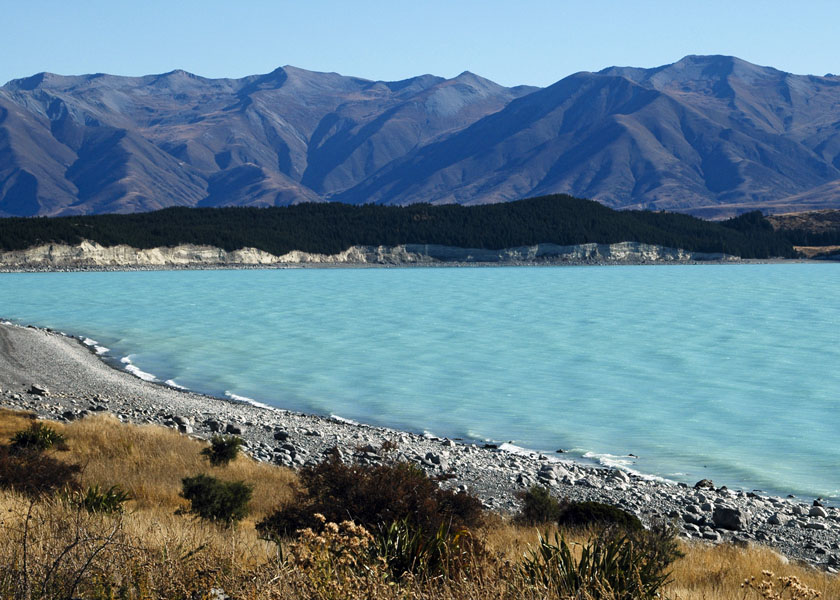
#> input picture Images/New_Zealand_Lake.jpg, 840 x 600 px, given in place of the camera
$ python opencv_ms_objectracking_colorspaces.py
#> lines starting #> are read from the running program, lines starting #| are printed output that depends on the picture; after the words box and inside, x2 and y2 are one past the last pixel; in counts of white or black regions, pixels touching at a corner belong together
import cv2
import numpy as np

cap = cv2.VideoCapture(0)

while(1):
    # Take each frame
    _, frame = cap.read()
#> frame is the input picture: shape (600, 840, 3); mean B, G, R 140.2, 126.7, 100.9
    fps = cap.get(cv2.CAP_PROP_FPS)

    cv2.putText(frame, str(fps), (7, 70), cv2.FONT_HERSHEY_COMPLEX,
                3, (100, 255, 0), 3, cv2.LINE_AA)
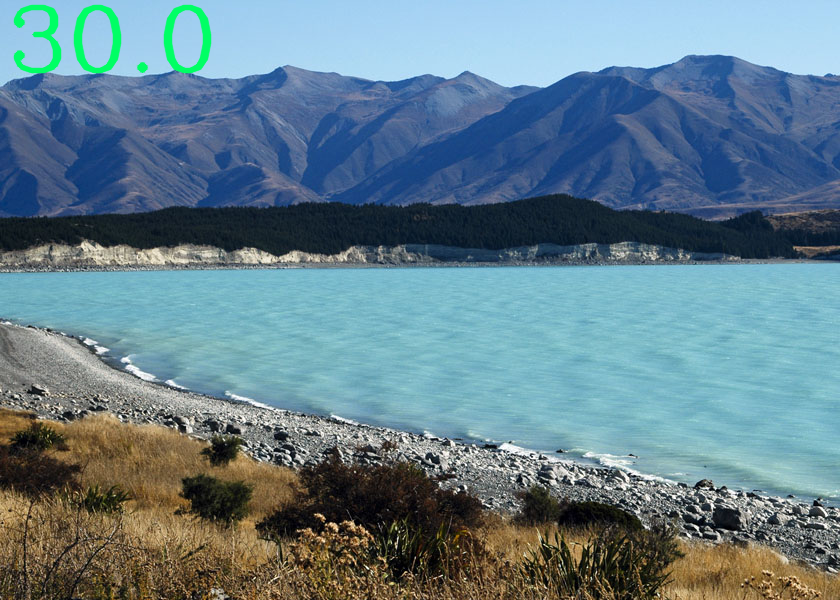
#> frame: shape (600, 840, 3); 0.89% of pixels changed, all inside (x1, y1, x2, y2) = (13, 4, 212, 74)

    orange = np.uint8([[[0, 215, 255]]])
    orange_hsv = cv2.cvtColor(orange, cv2.COLOR_BGR2HSV)

    # Convert BGR to HSV
    hsv = cv2.cvtColor(frame, cv2.COLOR_BGR2HSV)
#> hsv: shape (600, 840, 3); mean H, S, V 82, 106.7, 149.5

    # define range of blue color in HSV
    lower_color = np.array([10, 80, 200])
    upper_color = np.array([60, 255, 255])

    # Threshold the HSV image to get only blue colors
    mask = cv2.inRange(hsv, lower_color, upper_color)
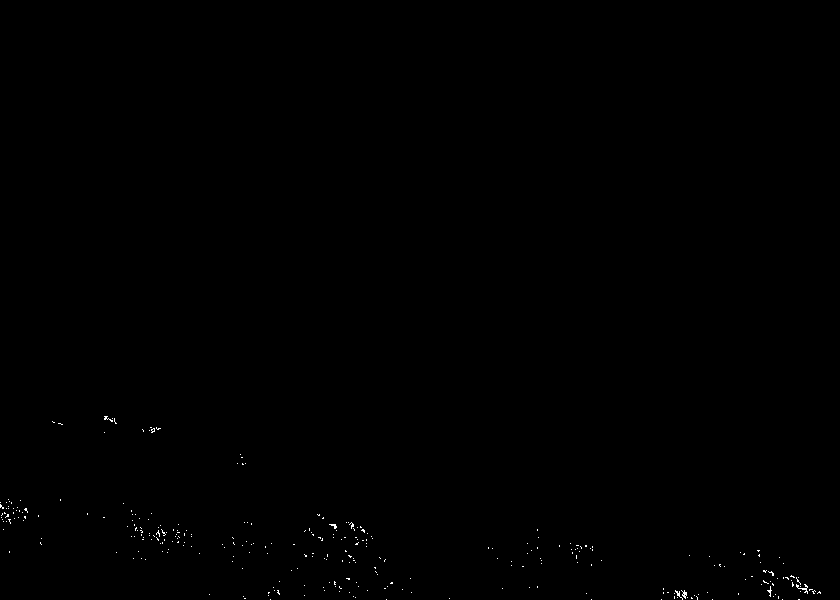
#> mask: shape (600, 840); 0.16% white in thin lines or dots, all inside (x1, y1, x2, y2) = (0, 416, 821, 600)

    # Bitwise-AND mask and original image
    res = cv2.bitwise_and(frame, frame, mask=mask)
    cv2.imshow('frame', frame)
    cv2.imshow('mask', mask)
    cv2.imshow('res', res)

    k = cv2.waitKey(5) & 0xFF
#> (key Esc is pressed here)
    if k == 27:
        break

cv2.destroyAllWindows()

$ run again, on Images/canada.jpg
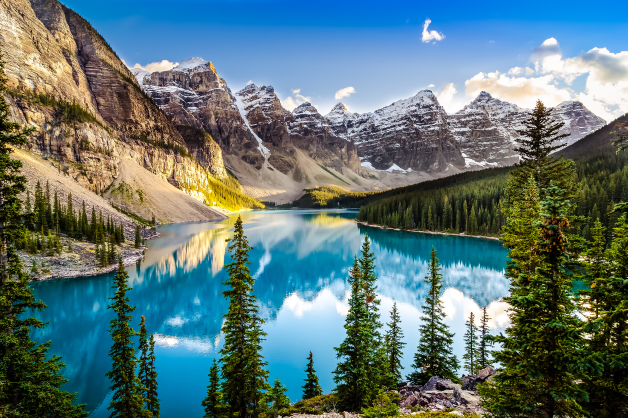
#> input picture Images/canada.jpg, 1255 x 835 px, given in place of the camera (shown at 1/2 size)
#> frame is the input picture: shape (835, 1255, 3); mean B, G, R 117.8, 117.8, 93.7
#> frame: shape (835, 1255, 3); 0.43% of pixels changed, all inside (x1, y1, x2, y2) = (13, 4, 212, 74)
#> hsv: shape (835, 1255, 3); mean H, S, V 66.5, 138.4, 141.5
#> `mask = cv2.inRange(hsv, lower_color, upper_color)`:
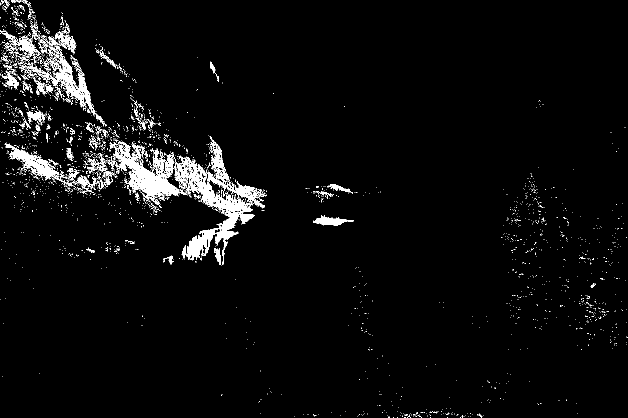
#> mask: shape (835, 1255) (shown at 1/2 size); 3.7% white; 2655 white regions (2547 under 20 px), largest, box (x1, y1, x2, y2) and area: (219, 272, 530, 521) 16658, (38, 52, 190, 231) 3931, (9, 287, 132, 371) 2181
#> `res = cv2.bitwise_and(frame, frame, mask=mask)`:
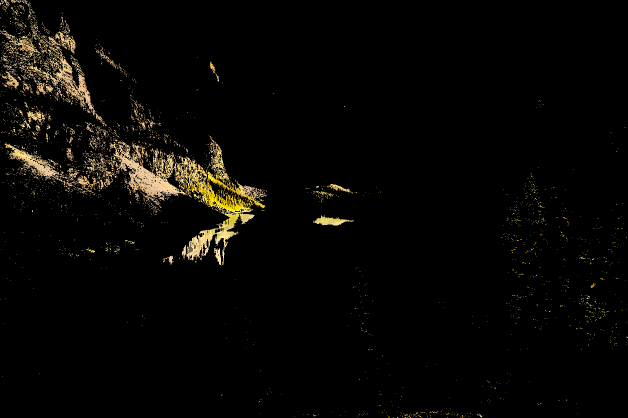
#> res: shape (835, 1255, 3) (shown at 1/2 size); mean B, G, R 4.5, 7.1, 8.3

$ run again, on Images/colorful_umbrella.jpg
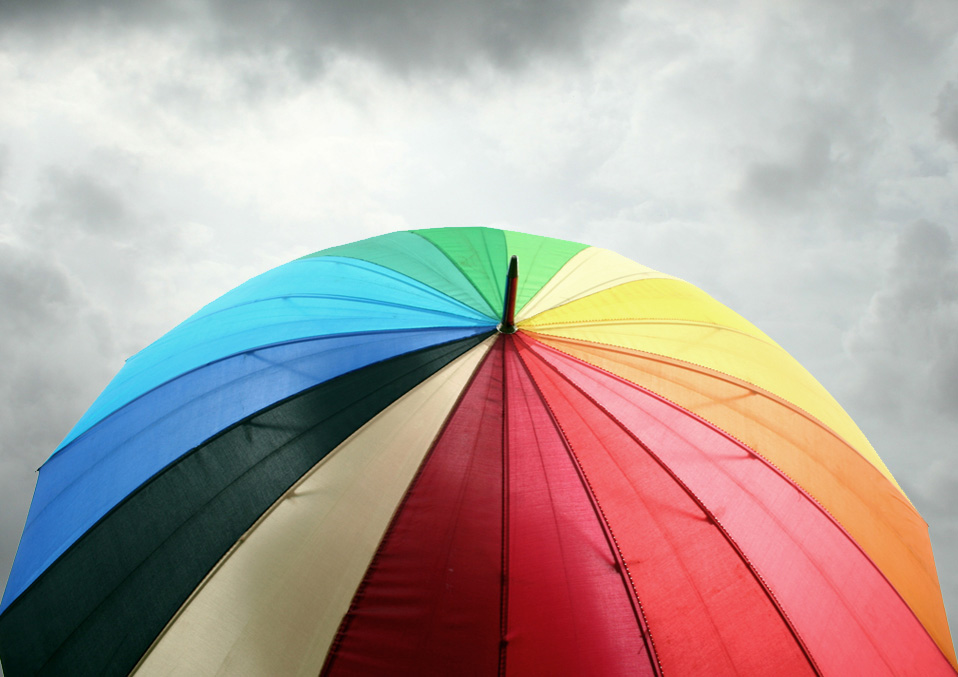
#> input picture Images/colorful_umbrella.jpg, 958 x 677 px, given in place of the camera
#> frame is the input picture: shape (677, 958, 3); mean B, G, R 157.1, 161.5, 176.4
#> frame: shape (677, 958, 3); 0.69% of pixels changed, all inside (x1, y1, x2, y2) = (13, 4, 212, 74)
#> hsv: shape (677, 958, 3); mean H, S, V 85.8, 81.3, 194.3
#> `mask = cv2.inRange(hsv, lower_color, upper_color)`:
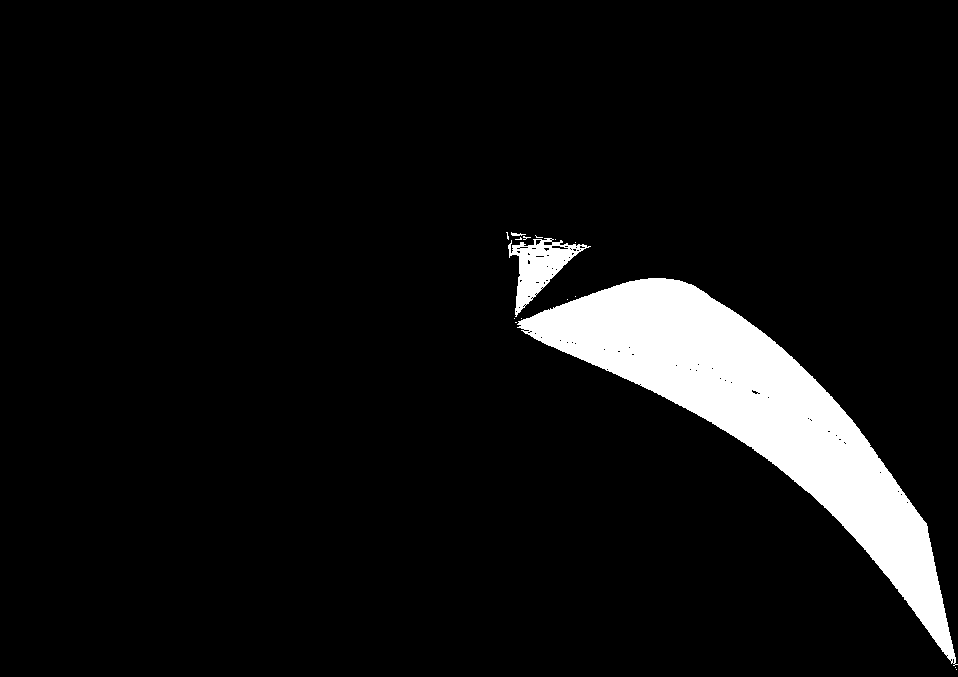
#> mask: shape (677, 958); 7% white; 16 white regions (13 under 20 px), largest, box (x1, y1, x2, y2) and area: (517, 278, 958, 666) 42731, (508, 238, 591, 317) 2469, (511, 232, 526, 236) 32
#> `res = cv2.bitwise_and(frame, frame, mask=mask)`:
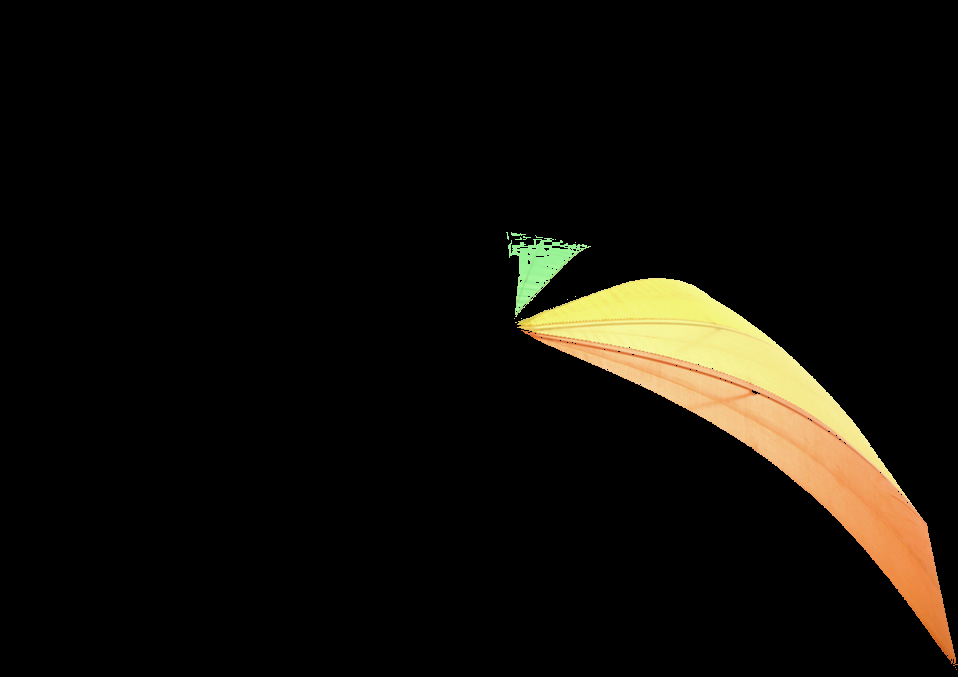
#> res: shape (677, 958, 3); mean B, G, R 8.4, 14, 16.5
